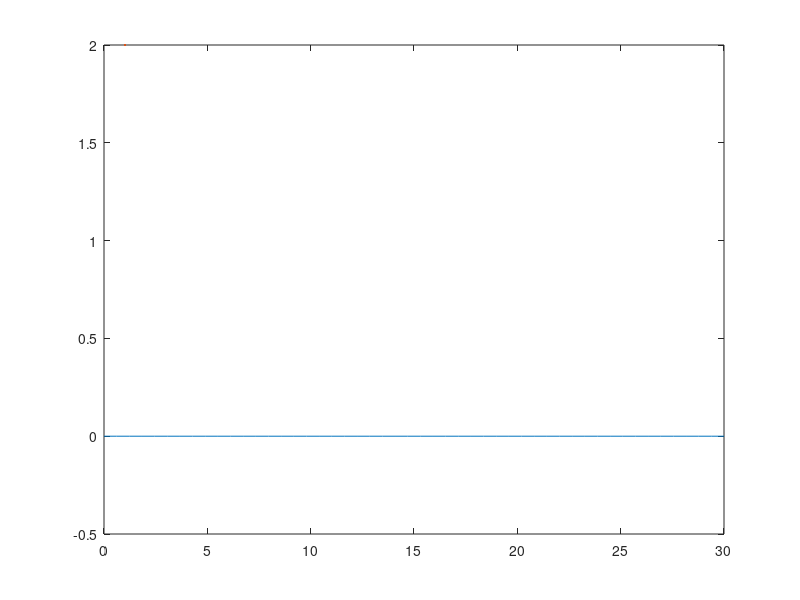

Recreate this plot in MATLAB. (Note: this script raises an error after producing the figure.)
% script to call and test inverse square problem for tsunami ice
% varied to resolve the exponential decay term
%%%% test case n == 1 %%%%%%%%%%

L_built = [-0.6*1e-12, -0.25 - (1i)*0.77, -0.25 + (1i)*0.77];
Xk_built = [-0.3*1e-12, -0.72 - (1i)*0.5, -0.72 + (1i)*0.5];

% adjust this to find a good combination
a0 = 0.1;
a1 = -0.025;
b1 = -0.077;
N = 0;
avec = [a0, a1, b1];
alpha_built = [a0, a1 + (1i)*b1, a1 - (1i)*b1]';

%av_n = awgn(avec, 10);
%alpha_noise = [av_n(1), av_n(2) + (1i)*av_n(3), av_n(2) - (1i)*av_n(3)];


m = 50;
tspan = 30;
T = linspace(0,tspan,m);

wdat_built = zeros(m,1);

% for i = 1:m
%     for j = 1:length(alpha_built)
%         wdat_built(i) = wdat_built(i) + exp(L_built(j) * T(i)) * Xk_built(j) * alpha_built(j);
%     end
% end

for i = 1:m
    for j = 1:length(a0)
        wdat_built(i) = wdat_built(i) + exp(L_built(j) * T(i)) * Xk_built(j) * a0;
    end
end

plot(T, wdat_built,LineWidth=2)

% one way to add noise w/ good results?
%wdat_noise = awgn(wdat_built, 60);

%%%% NEED NOISE TO BE 1/10 THE ORDER OF THE OBJECT %%%
% i.e. in this case, Xk(1) is order 1e-12, need noise order 1e-13 %

wdat_noise = wdat_built + 1e-13*randn(m,1);
 

alpha_zero = am1_fetch_invsq_alpha(L_built, Xk_built, T, N, wdat_noise);